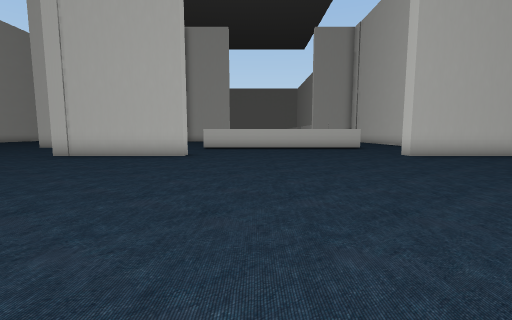
View 1 (above)

24 first-person views from a walk through a 3-D level made in the Unity game engine. The camera is 1.5 m above the floor, tilts 6° down and sees 90° across. The floor is counted in squares, 2 m on a side. Each view is taken from the middle of a square. On the plan, view 1 faces up. The plan holds only what a view shows up to about 9 squares ahead; the rest is blank. The place goes on beyond the plan. The player character is not drawn. Some surface patterns are stand-ins.

View 2
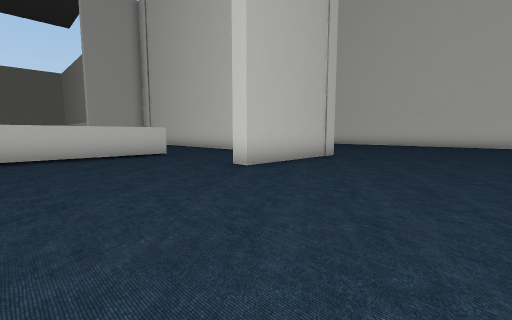

View 3
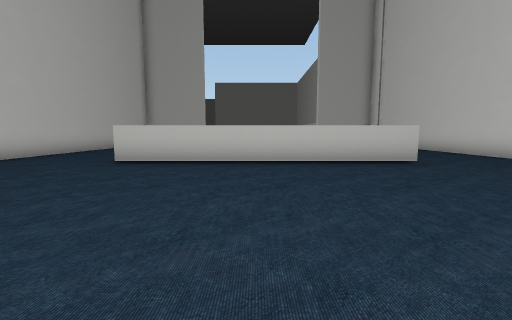

View 4
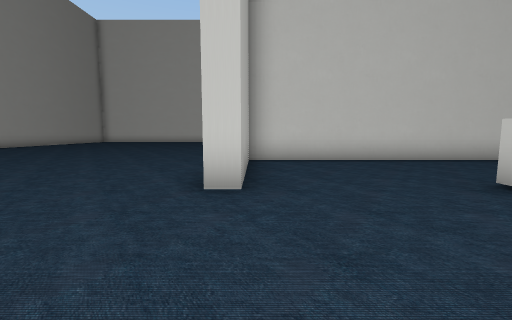

View 5
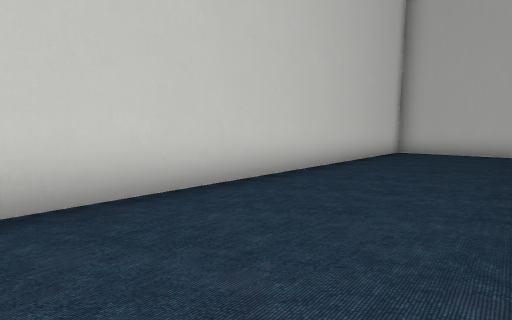

View 6
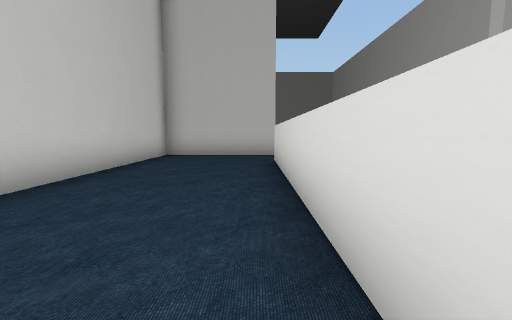

View 7
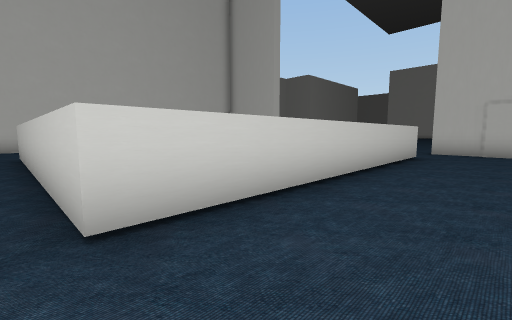

View 8
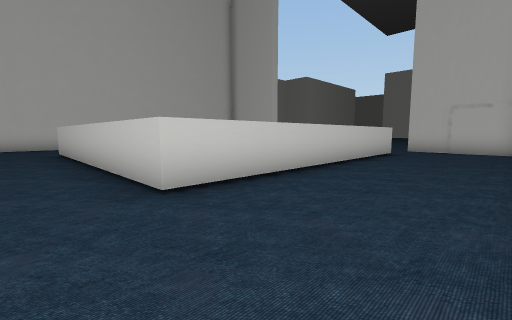

View 9
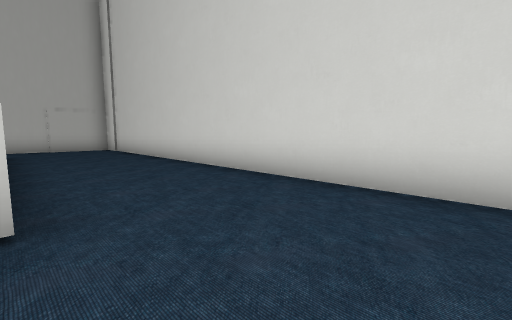

View 10
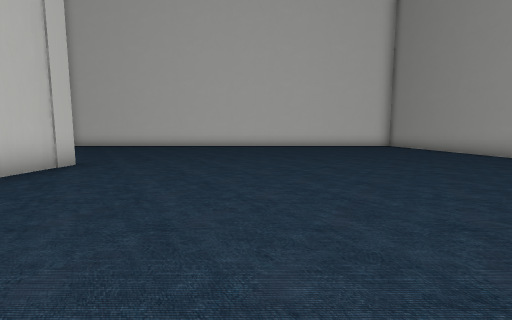

View 11
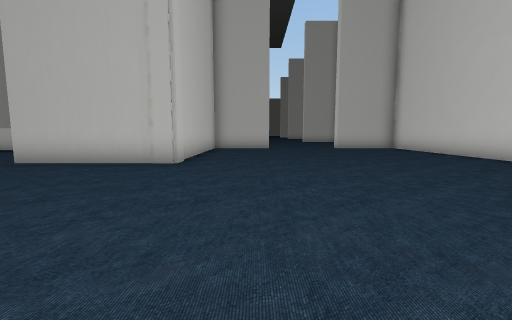

View 12
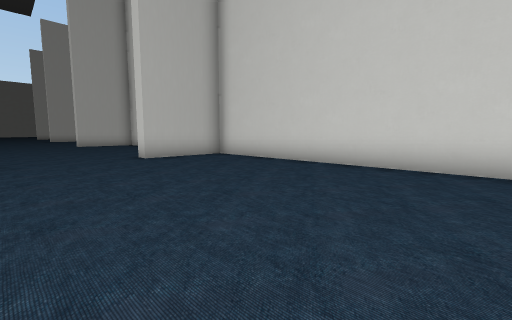

View 13
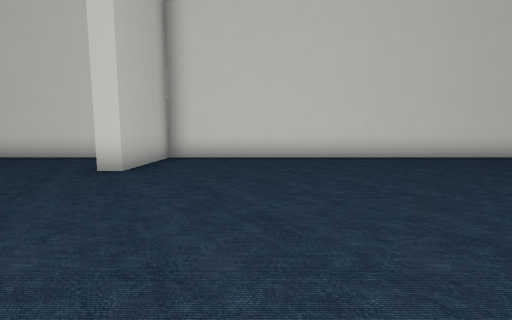

View 14
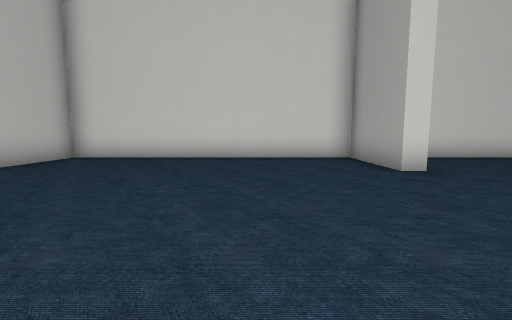

View 15
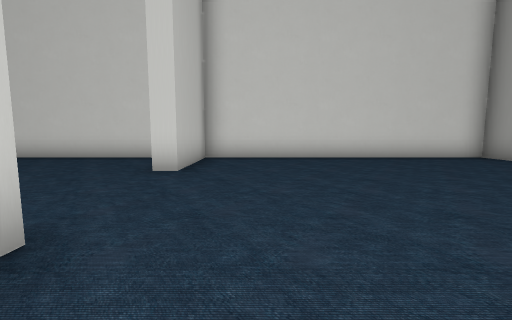

View 16
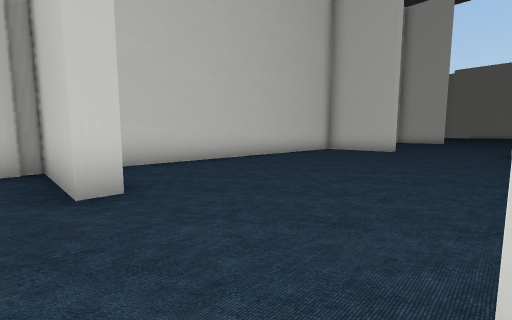

View 17
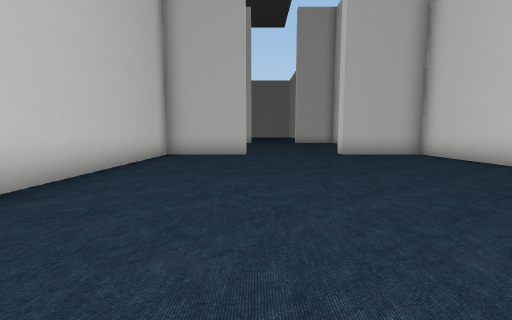

View 18
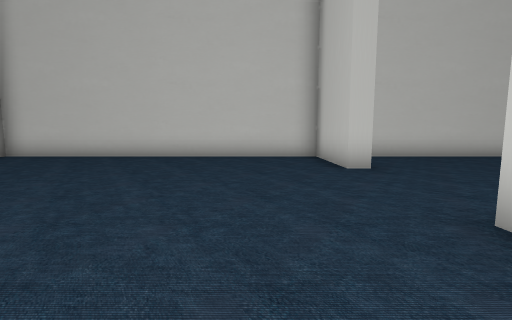

View 19
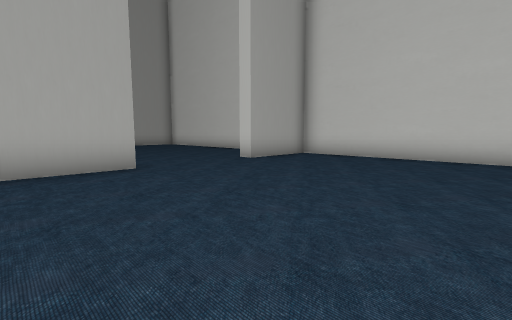

View 20
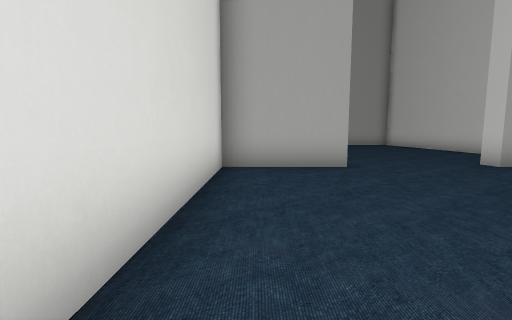

View 21
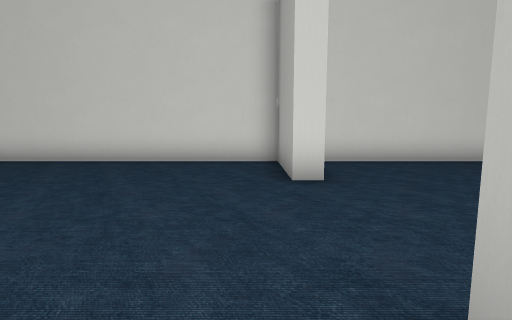

View 22
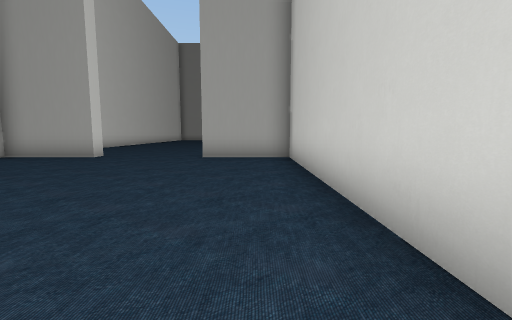

View 23
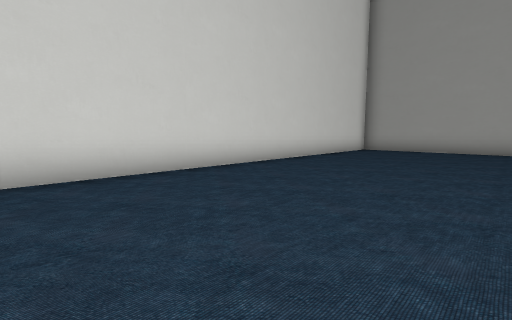

View 24
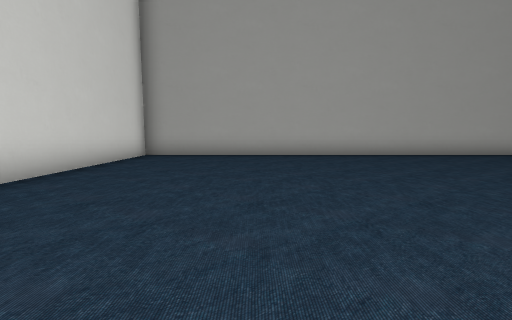

### Floor plan
Points are (right, up) in squares from view 1. A wall is a line through its corners. A room is listed if a view was taken in it or the views show most of it. See-through windows are left out.
Room 1 (views 1, 2, 3, 4, 5, 6, 7, 8, 9, 10, 11, 12, 13, 14, 15, 16, 17, 18, 19, 20, 21, 22, 23, 24)
walls: (8.9, 11) (8.9, 9.1); (8.5, 9.9) (8.5, 19.4); (9.1, 8.9) (9.1, 8.3) (5, 8.3) (5, 8.9); (5, 20.8) (5, 12.4) (-2.6, 12.4); (-2.5, 14.4) (-2.5, 18.9); (8.9, 22.1) (8.9, 15.1) (11.8, 15.1); (8.1, 22.7) (5, 22.7); (-2.5, 19) (-2.5, 19.9); (-5.5, 8.8) (-2.3, 8.8) (-2.3, 8.3) (-6.6, 8.3); (11.6, 24.1) (11.6, 23.5) (8.9, 23.5) (8.9, 23.1); (-3.4, 22.7) (-6.1, 22.7) (-6.1, 8.8); (5.3, -3.7) (17.7, -3.7) (17.7, 14.6) (15, 14.6) (15, 15.1) (17.7, 15.1) (17.7, 23.5) (15, 23.5) (15, 24.1); (17.7, 25.1) (17.7, 33.9) (15, 33.9) (15, 34.4) (17.7, 34.4) (17.7, 40.5); (9.8, 34.4) (11.6, 34.4) (11.6, 33.9) (8.9, 33.9) (8.9, 24); (8.9, 40.1) (8.9, 35.2)
ways out: opening at (-3.5, 21.5); opening at (5.5, 21.5)

Positions as (right, up) in squares from view 1, and headings:
1: (0, 0), facing up
2: (1, 4), facing up-right
3: (1, 6), facing up
4: (1, 9), facing left
5: (-3, 12), facing up-left
6: (-3, 14), facing up
7: (7, 12), facing up-left
8: (8, 11), facing up-left
9: (5, 10), facing up-right
10: (3, 4), facing right
11: (11, 2), facing up
12: (12, 7), facing up-right
13: (10, 12), facing right
14: (10, 18), facing right
15: (10, 22), facing right
16: (15, 23), facing up-left
17: (12, 25), facing up
18: (17, 32), facing left
19: (17, 40), facing down-left
20: (17, 40), facing down
21: (11, 35), facing right
22: (10, 23), facing down
23: (13, 8), facing down-right
24: (14, 5), facing down
